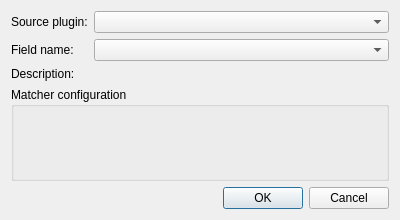
<?xml version="1.0" encoding="UTF-8"?>
<ui version="4.0">
 <class>MatchConfigDialog</class>
 <widget class="QDialog" name="MatchConfigDialog">
  <property name="geometry">
   <rect>
    <x>0</x>
    <y>0</y>
    <width>400</width>
    <height>220</height>
   </rect>
  </property>
  <property name="windowTitle">
   <string>Field match</string>
  </property>
  <layout class="QVBoxLayout" name="verticalLayout">
   <item>
    <layout class="QFormLayout" name="formLayout">
     <property name="fieldGrowthPolicy">
      <enum>QFormLayout::AllNonFixedFieldsGrow</enum>
     </property>
     <item row="0" column="0">
      <widget class="QLabel" name="label">
       <property name="text">
        <string>Source plugin:</string>
       </property>
      </widget>
     </item>
     <item row="0" column="1">
      <widget class="QComboBox" name="SourcePlugin_"/>
     </item>
     <item row="1" column="0">
      <widget class="QLabel" name="label_2">
       <property name="text">
        <string>Field name:</string>
       </property>
      </widget>
     </item>
     <item row="1" column="1">
      <widget class="QComboBox" name="FieldName_"/>
     </item>
     <item row="2" column="0">
      <widget class="QLabel" name="label_3">
       <property name="text">
        <string>Description:</string>
       </property>
      </widget>
     </item>
     <item row="2" column="1">
      <widget class="QLabel" name="DescriptionLabel_">
       <property name="text">
        <string/>
       </property>
      </widget>
     </item>
    </layout>
   </item>
   <item>
    <widget class="QGroupBox" name="groupBox">
     <property name="sizePolicy">
      <sizepolicy hsizetype="Preferred" vsizetype="Expanding">
       <horstretch>0</horstretch>
       <verstretch>0</verstretch>
      </sizepolicy>
     </property>
     <property name="title">
      <string>Matcher configuration</string>
     </property>
    </widget>
   </item>
   <item>
    <widget class="QDialogButtonBox" name="buttonBox">
     <property name="orientation">
      <enum>Qt::Horizontal</enum>
     </property>
     <property name="standardButtons">
      <set>QDialogButtonBox::Cancel|QDialogButtonBox::Ok</set>
     </property>
    </widget>
   </item>
  </layout>
 </widget>
 <resources/>
 <connections>
  <connection>
   <sender>buttonBox</sender>
   <signal>accepted()</signal>
   <receiver>MatchConfigDialog</receiver>
   <slot>accept()</slot>
   <hints>
    <hint type="sourcelabel">
     <x>248</x>
     <y>254</y>
    </hint>
    <hint type="destinationlabel">
     <x>157</x>
     <y>274</y>
    </hint>
   </hints>
  </connection>
  <connection>
   <sender>buttonBox</sender>
   <signal>rejected()</signal>
   <receiver>MatchConfigDialog</receiver>
   <slot>reject()</slot>
   <hints>
    <hint type="sourcelabel">
     <x>316</x>
     <y>260</y>
    </hint>
    <hint type="destinationlabel">
     <x>286</x>
     <y>274</y>
    </hint>
   </hints>
  </connection>
 </connections>
</ui>
